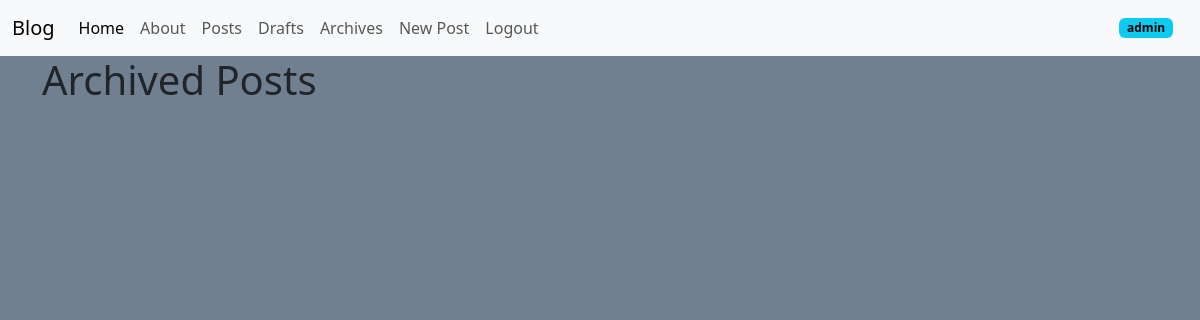
/posts/archives/ (signed in), run on an earlier commit of the app's database.
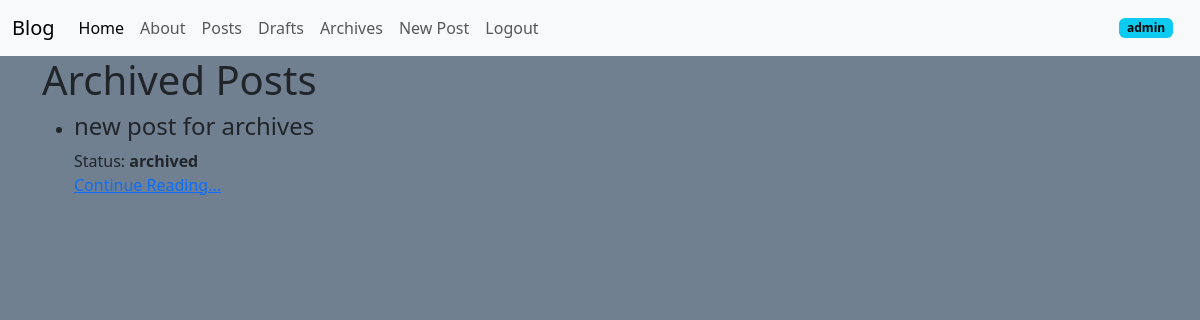
And on a later commit of the database.
### posts/models.py (models this page shows, shortened)
class Post(models.Model):
    title = models.CharField(max_length=128)
    subtitle = models.CharField(max_length=256)
    body = models.TextField()
    created_on = models.DateTimeField(auto_now_add=True)
    author = models.ForeignKey(
        get_user_model(),
        on_delete=models.CASCADE
    )
    status = models.ForeignKey(
        Status,
        on_delete=models.DO_NOTHING
    )

class Status(models.Model):
    class Meta:
        verbose_name_plural = "Status"
    name = models.CharField(max_length = 128, unique = True)
    description = models.CharField(max_length=256, help_text="Write a description about the status")
    def __str__(self):
        return f"{self.name}"

### posts/views.py (the view)
# urls.py: path("archives/", PostArchivedListView.as_view(), name="post_archives"),
class PostArchivedListView(LoginRequiredMixin, ListView):
    template_name = "posts/archived.html"
    archived_status = Status.objects.get(name="archived")
    queryset = Post.objects.filter(status=archived_status).order_by("created_on").reverse()
    context_object_name = "archives"

### templates/posts/archived.html (shortened to what this page needs)
{% extends 'base.html' %}
{% load static %}
{% block css %}
<link rel="stylesheet" href="{% static 'css/archived.css' %}">
{% endblock %}
{% block content %}
    <h1>Archived Posts</h1>
    <ul>
        {% for post in archives %}
        <li>
            <h4>{{ post.title }}</h4>
            <span>Status: <strong> {{post.status}}</strong></span>
            <br>
            <a href="{% url 'post_detail' post.id %}">Continue Reading...</a>
        </li>
        {% endfor %}
    </ul>
{% endblock %}

What changed in the data, as far as the page shows it:
added Post: title "new post for archives", status "archived"
